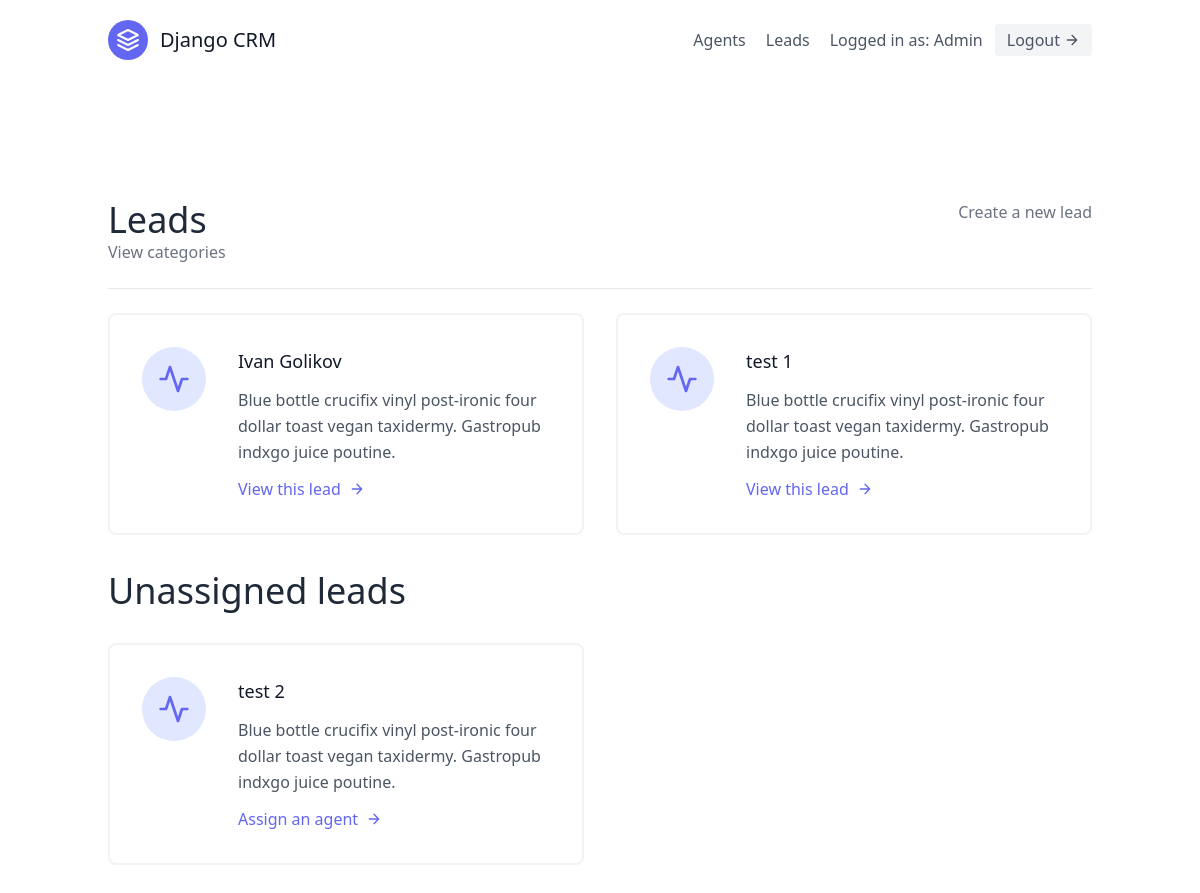
Before: /leads/ (signed in) with the older database file.
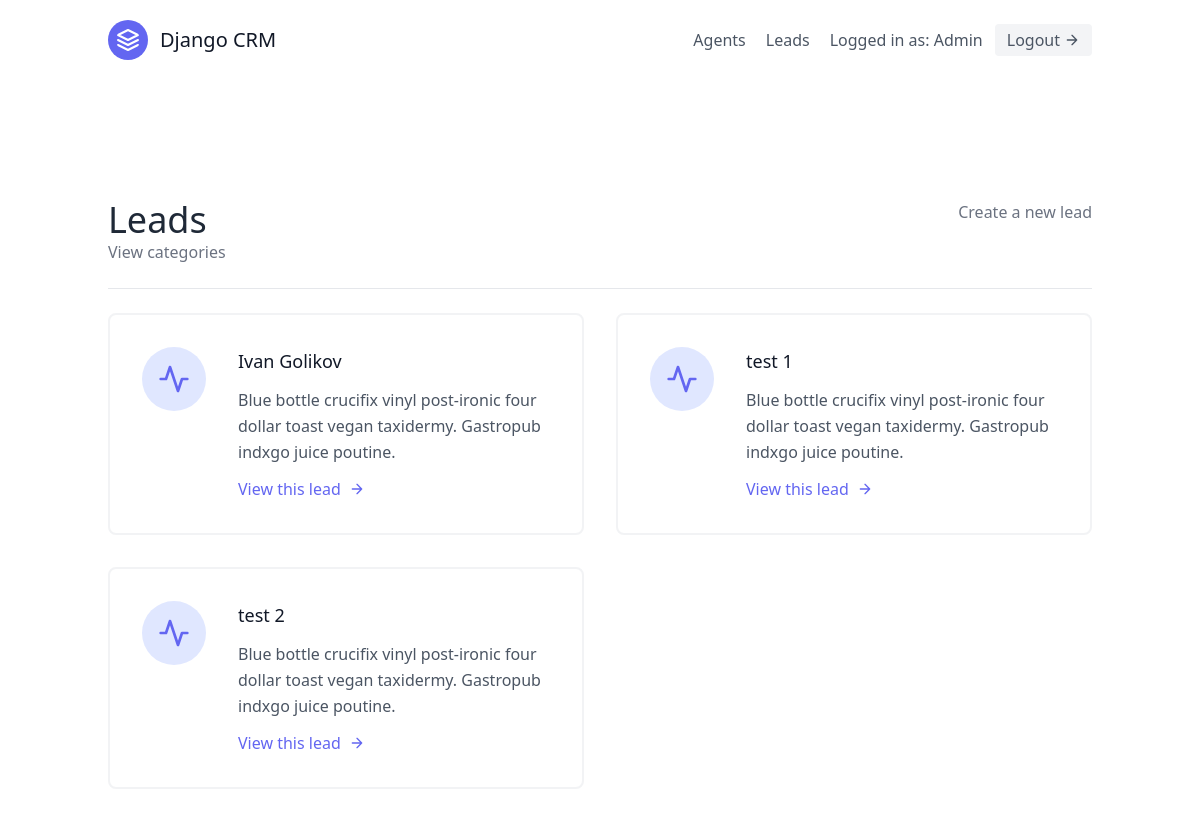
After: the same page with the newer database file.
### leads/models.py (models this page shows, shortened)
class Lead(models.Model):
    first_name = models.CharField('First name', max_length=30)
    last_name = models.CharField('Last name', max_length=30)
    age = models.IntegerField('Age', default=0)
    location = models.CharField('Location', max_length=225)
    cell_phone = models.CharField('Cell phone', max_length=20)
    organisation = models.ForeignKey('UserProfile', on_delete=models.CASCADE)
    agent = models.ForeignKey('Agent', null=True, blank=True, on_delete=models.SET_NULL)
    category = models.ForeignKey('Category', related_name="leads", null=True, blank=True, on_delete=models.SET_NULL)

### leads/views.py (the view)
# urls.py: path('', LeadListView.as_view(), name="lead-list"),
class LeadListView(mixins.LoginRequiredMixin, generic.ListView):
    template_name = "leads/lead_list.html"
    context_object_name = "leads"
    def get_queryset(self):
        user = self.request.user
        if user.is_organisor:
            queryset = Lead.objects.filter(organisation=user.userprofile, agent__isnull=False)
        else:
            queryset = Lead.objects.filter(organisation=user.agent.organisation, agent__isnull=False)
            queryset = queryset.filter(agent__user=user)
        return queryset
    def get_context_data(self, **kwargs):
        user = self.request.user
        context = super(LeadListView, self).get_context_data(**kwargs)
        if user.is_organisor:
            queryset = Lead.objects.filter(
                organisation=user.userprofile,
                agent__isnull=True
            )
            context.update({
                "unassigned_leads": queryset
            })
        return context

### leads/templates/leads/lead_list.html (shortened to what the changed rows need)
{% extends "base.html" %}
{% block content %}
    <section class="text-gray-600 body-font">
        <div class="container px-5 py-24 mx-auto flex flex-wrap">
            <div class="w-full mb-6 py-6 flex justify-between item-center border-b border-gray-200">
                <div>
                    <h1 class="text-4xl text-gray-800"> Leads </h1>
                </div>
            </div>
            <div class="flex flex-wrap -m-4">
                {% for lead in leads %}
                <div class="p-4 lg:w-1/2 md:w-full">
                    <div class="flex border-2 rounded-lg border-gray-200 border-opacity-50 p-8 sm:flex-row flex-col">
                        <div class="w-16 h-16 sm:mr-8 sm:mb-0 mb-4 inline-flex items-center justify-center rounded-full bg-indigo-100 text-indigo-500 flex-shrink-0">
                            <svg fill="none" stroke="currentColor" stroke-linecap="round" stroke-linejoin="round" stroke-width="2" class="w-8 h-8" viewBox="0 0 24 24">
                            <path d="M22 12h-4l-3 9L9 3l-3 9H2"></path>
                            </svg>
                        </div>
                        <div class="flex-grow">
                            <h2 class="text-gray-900 text-lg title-font font-medium mb-3">
                                {{lead.first_name}} {{lead.last_name}}
                            </h2>
                            <p class="leading-relaxed text-base">
                                Blue bottle crucifix vinyl post-ironic four dollar toast vegan taxidermy. Gastropub indxgo juice poutine.
                            </p>
                            <a href="{% url 'leads:lead-detail' lead.pk %}" class="mt-3 text-indigo-500 inline-flex items-center">
                                View this lead
                                <svg fill="none" stroke="currentColor" stroke-linecap="round" stroke-linejoin="round" stroke-width="2" class="w-4 h-4 ml-2" viewBox="0 0 24 24">
                                    <path d="M5 12h14M12 5l7 7-7 7"></path>
                                </svg>
                            </a>
                        </div>
                    </div>
                </div>
                {% endfor %}
            </div>
            <div class="mt-5 flex flex-wrap -m-4">
                {% if unassigned_leads.exists %}
                    <div class="p-4 w-full">
                        <h1 class="text-4xl text-gray-800"> Unassigned leads </h1>
                    </div>
                    {% for lead in unassigned_leads %}
                        <div class="p-4 lg:w-1/2 md:w-full">
                            <div class="flex border-2 rounded-lg border-gray-200 border-opacity-50 p-8 sm:flex-row flex-col">
                                <div class="w-16 h-16 sm:mr-8 sm:mb-0 mb-4 inline-flex items-center justify-center rounded-full bg-indigo-100 text-indigo-500 flex-shrink-0">
                                    <svg fill="none" stroke="currentColor" stroke-linecap="round" stroke-linejoin="round" stroke-width="2" class="w-8 h-8" viewBox="0 0 24 24">
                                    <path d="M22 12h-4l-3 9L9 3l-3 9H2"></path>
                                    </svg>
                                </div>
                                <div class="flex-grow">
                                    <h2 class="text-gray-900 text-lg title-font font-medium mb-3">
                                        {{lead.first_name}} {{lead.last_name}}
                                    </h2>
                                    <p class="leading-relaxed text-base">
                                        Blue bottle crucifix vinyl post-ironic four dollar toast vegan taxidermy. Gastropub indxgo juice poutine.
                                    </p>
                                    <a href="{% url 'leads:assign-agent' lead.pk %}" class="mt-3 text-indigo-500 inline-flex items-center">
                                        Assign an agent
                                        <svg fill="none" stroke="currentColor" stroke-linecap="round" stroke-linejoin="round" stroke-width="2" class="w-4 h-4 ml-2" viewBox="0 0 24 24">
                                            <path d="M5 12h14M12 5l7 7-7 7"></path>
                                        </svg>
                                    </a>
                                </div>
                            </div>
                        </div>
                    {% endfor %}
                {% endif %}
            </div>
        </div>
    </section>
{% endblock content %}

Changed rows visible on the page:
changed Lead (number 3 of 3 on the later page): moves from the list under "Unassigned leads" to the list under "Leads"
Other visible differences:
text no longer shown: "Unassigned leads"
